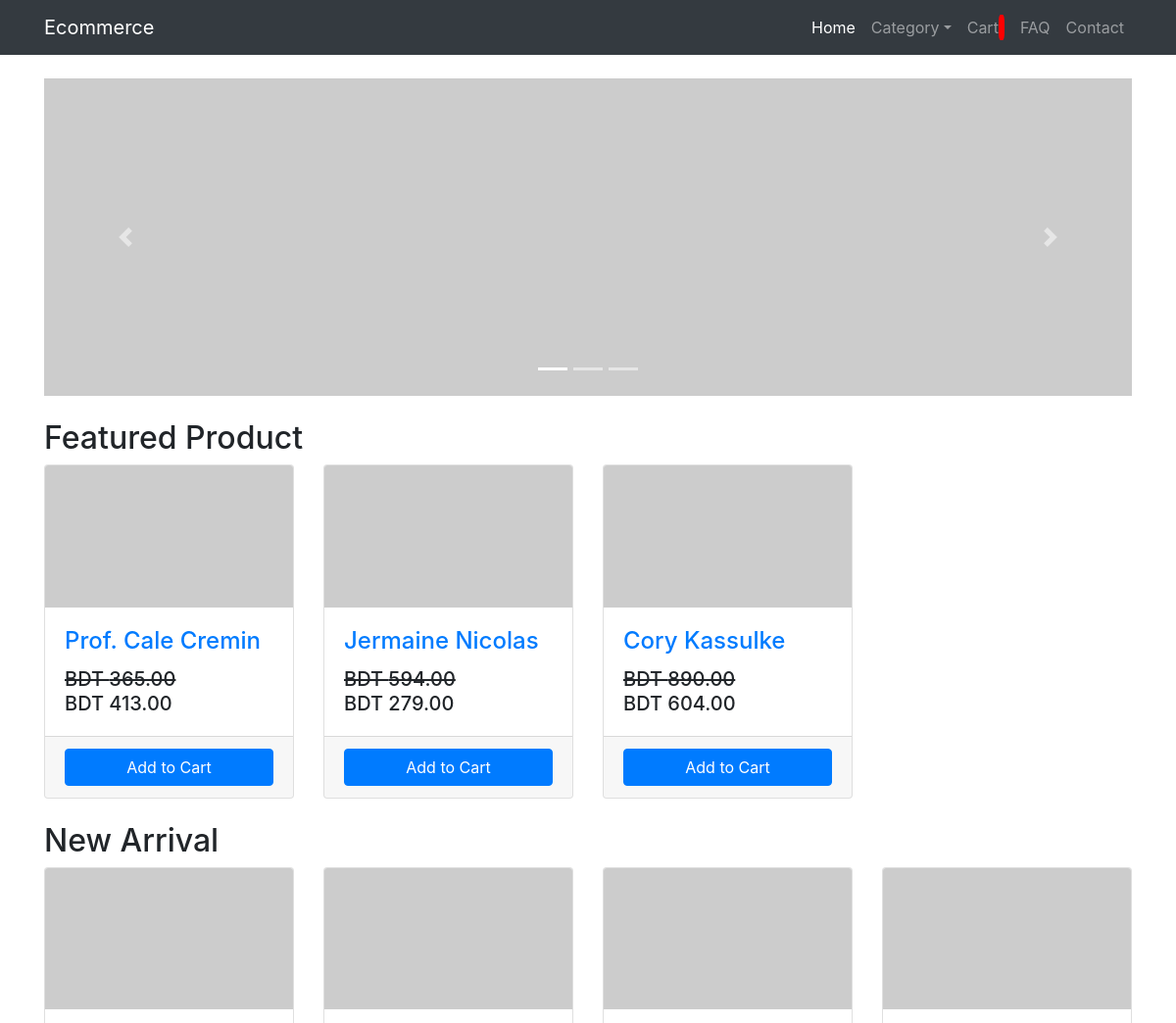
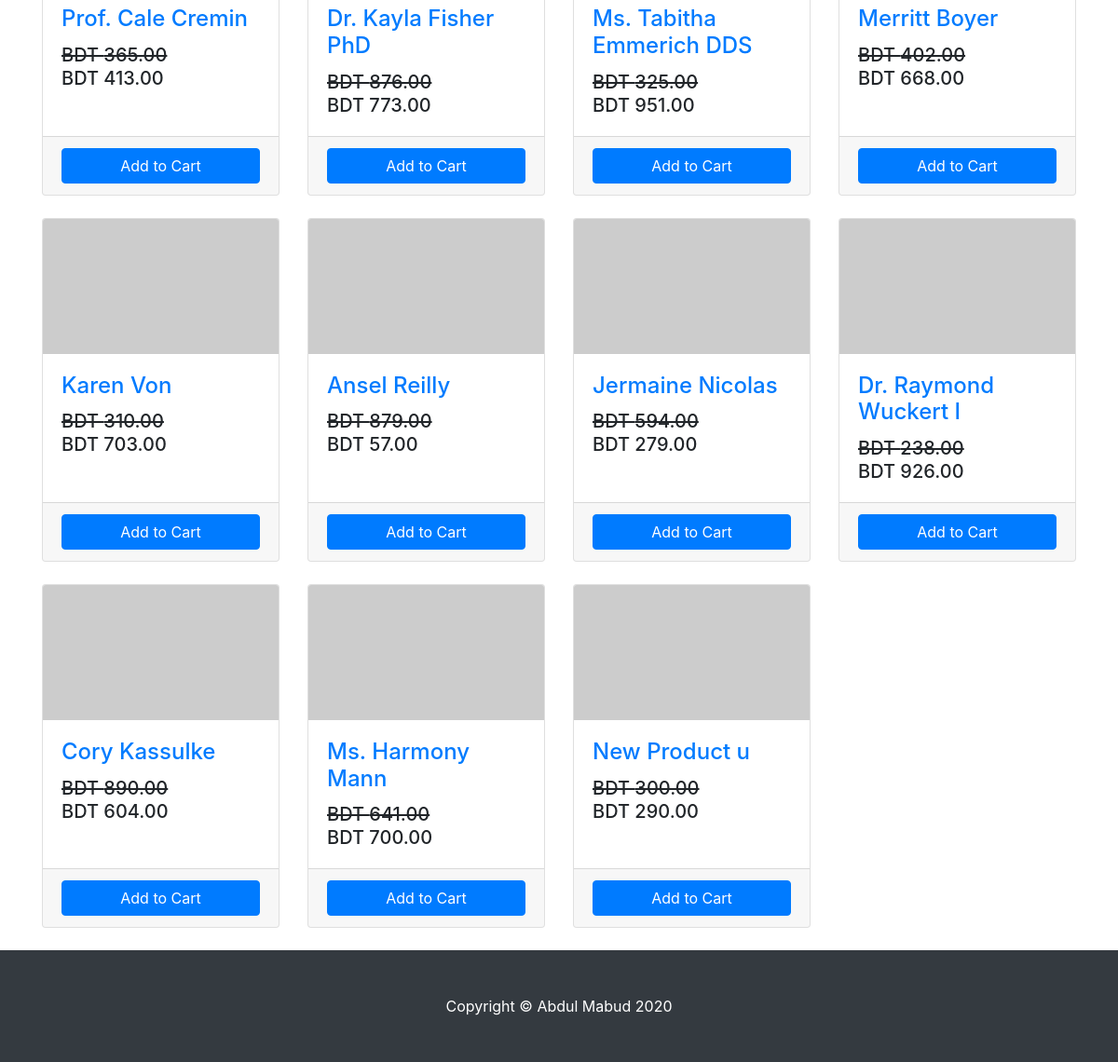
The page / on the database its author committed (2 pictures, top to bottom).
### tables this page shows
CREATE TABLE `products` (
  `id` bigint(20) UNSIGNED NOT NULL,
  `title` varchar(100) NOT NULL,
  `regular_price` double(8,2) NOT NULL,
  `sale_price` double(8,2) NOT NULL,
  `category_id` bigint(20) UNSIGNED NOT NULL,
  `status` tinyint(4) NOT NULL DEFAULT 1,
  `created_at` timestamp NULL DEFAULT NULL,
  `updated_at` timestamp NULL DEFAULT NULL
);

### inc/database.php (called while the page is built, shortened)
<?php
class Database{
    public $host   = 'localhost';
    public $user   = 'root';
    public $pass   = '';
    public $dbname = 'ecomphp';
    public $conn;
    public function __construct()
    {
        $this->conn = new mysqli(
            $this->host,
            $this->user,
            $this->pass,
            $this->dbname
        );
    }
    public function select($query){
        $result = $this->conn->query($query) or
        die($this->conn->error . __LINE__);
        if($result->num_rows > 0){
            return $result;
        }else{
            return false;
        }
    }
}
?>

### index.php (the view, shortened to what this page needs)
<?php include 'header.php'; ?>
<?php
  $db = new Database();
  $result = $db->select("SELECT * FROM products WHERE status = '1' ");
  $fproducts = $db->select("SELECT p.id, title, regular_price, sale_price, c.name FROM products as p INNER JOIN featured_products ON p.id = featured_products.product_id INNER JOIN categories as c ON p.category_id = c.id ");
?>
<div class="container">
  <div class="row">
    <div class="col-lg-12">
      <div id="carouselExampleIndicators" class="carousel slide my-4" data-ride="carousel">
        <ol class="carousel-indicators">
          <li data-target="#carouselExampleIndicators" data-slide-to="0" class="active"></li>
          <li data-target="#carouselExampleIndicators" data-slide-to="1"></li>
          <li data-target="#carouselExampleIndicators" data-slide-to="2"></li>
        </ol>
        <div class="carousel-inner" role="listbox">
          <div class="carousel-item active">
            <img class="d-block img-fluid" src="http://placehold.it/1200x350" alt="First slide">
          </div>
        </div>
        <a class="carousel-control-prev" href="#carouselExampleIndicators" role="button" data-slide="prev">
          <span class="carousel-control-prev-icon" aria-hidden="true"></span>
        </a>
        <a class="carousel-control-next" href="#carouselExampleIndicators" role="button" data-slide="next">
          <span class="carousel-control-next-icon" aria-hidden="true"></span>
        </a>
      </div>
      <h2>Featured Product</h2>
        <div class="row">
          <?php while($row = $fproducts->fetch_assoc()){ ?>
            <div class="col-lg-3 col-md-6 mb-4">
              <div class="card h-100">
                <a href="#"><img class="card-img-top" src="http://placehold.it/700x400" alt=""></a>
                <div class="card-body">
                  <h4 class="card-title">
                    <a href="product.php?name=<?php echo $row['title']; ?>&&item=<?php echo $row['id']; ?>"><?php echo $row['title']; ?></a>
                  </h4>
                  <h5 class="d-inline"><del>BDT <?php echo $row['regular_price']; ?></del></h5> <br>
                  <h5 class="d-inline">BDT <?php echo $row['sale_price']; ?></h5>
                </div>
                <div class="card-footer">
                  <button data-productId="<?php echo $row['id']; ?>" class="btn btn-primary btn-block addtocart">Add to Cart</button>
                </div>
              </div>
            </div>
          <?php } ?>
        </div>
      <h2>New Arrival</h2>
      <div class="row">
        <?php while($row = $result->fetch_assoc()): ?>
            <div class="col-lg-3 col-md-6 mb-4">
              <div class="card h-100">
                <a href="#"><img class="card-img-top" src="http://placehold.it/700x400" alt=""></a>
                <div class="card-body">
                  <h4 class="card-title">
                    <a href="product.php?name=<?php echo $row['title']; ?>&&item=<?php echo $row['id']; ?>"><?php echo $row['title']; ?></a>
                  </h4>
                  <h5 class="d-inline"><del>BDT <?php echo $row['regular_price']; ?></del></h5> <br>
                  <h5 class="d-inline">BDT <?php echo $row['sale_price']; ?></h5>
                </div>
                <div class="card-footer">
                  <button data-productId="<?php echo $row['id']; ?>" class="btn btn-primary btn-block addtocart">Add to Cart</button>
                </div>
              </div>
            </div>
        <?php endwhile; ?>
      </div>
    </div>
  </div>
</div>
<?php include 'footer.php'; ?>

### header.php (shortened to what this page needs)
<?php include './inc/database.php'; ?>
<!DOCTYPE html>
<html lang="en">
<head>
  <link href="css/bootstrap.min.css" rel="stylesheet">
  <link href="css/shop-homepage.css" rel="stylesheet">
  <link href="css/custom.css" rel="stylesheet">
</head>
<body>
  <nav class="navbar navbar-expand-lg navbar-dark bg-dark fixed-top">
    <div class="container">
      <a class="navbar-brand" href="/E-Commerce-PHP-OOP/">Ecommerce</a>
      <div class="collapse navbar-collapse" id="navbarResponsive">
      <ul class="navbar-nav ml-auto">
          <li class="nav-item active">
            <a class="nav-link" href="/E-Commerce-PHP-OOP/">Home
            </a>
          </li>
          <div class="dropdown show">
          <li class="nav-item">
            <a class="nav-link dropdown-toggle" href="#" data-toggle="dropdown" aria-haspopup="true" aria-expanded="false">Category</a>
          </li>
          </div>
          <li class="nav-item">
            <a class="nav-link" href="cart.php">Cart
              <span id="countCart"></span>
            </a>
          </li>
          <li class="nav-item">
            <a class="nav-link" href="#">FAQ</a>
          </li>
          <li class="nav-item">
            <a class="nav-link" href="#">Contact</a>
          </li>
        </ul>
      </div>
    </div>
  </nav>

### footer.php (shortened to what this page needs)
  <footer class="py-5 bg-dark">
    <div class="container">
      <p class="m-0 text-center text-white">Copyright &copy; Abdul Mabud 2020</p>
    </div>
  </footer>
</body>
</html>

### css/shop-homepage.css (style rules this page uses)
body { padding-top: 56px; }

### css/custom.css (style rules this page uses)
#countCart { padding: 3px; background-color: red; border-radius: 30%; color: white; }

### rows shown on the page
products: title "Prof. Cale Cremin", regular_price "365.00", sale_price "413.00"
products: title "Jermaine Nicolas", regular_price "594.00", sale_price "279.00"
products: title "Cory Kassulke", regular_price "890.00", sale_price "604.00"
products: title "Dr. Kayla Fisher PhD", regular_price "876.00", sale_price "773.00"
products: title "Ms. Tabitha Emmerich DDS", regular_price "325.00", sale_price "951.00"
products: title "Merritt Boyer", regular_price "402.00", sale_price "668.00"
products: title "Karen Von", regular_price "310.00", sale_price "703.00"
products: title "Ansel Reilly", regular_price "879.00", sale_price "57.00"
products: title "Dr. Raymond Wuckert I", regular_price "238.00", sale_price "926.00"
products: title "Ms. Harmony Mann", regular_price "641.00", sale_price "700.00"
products: title "New Product u", regular_price "300.00", sale_price "290.00"
